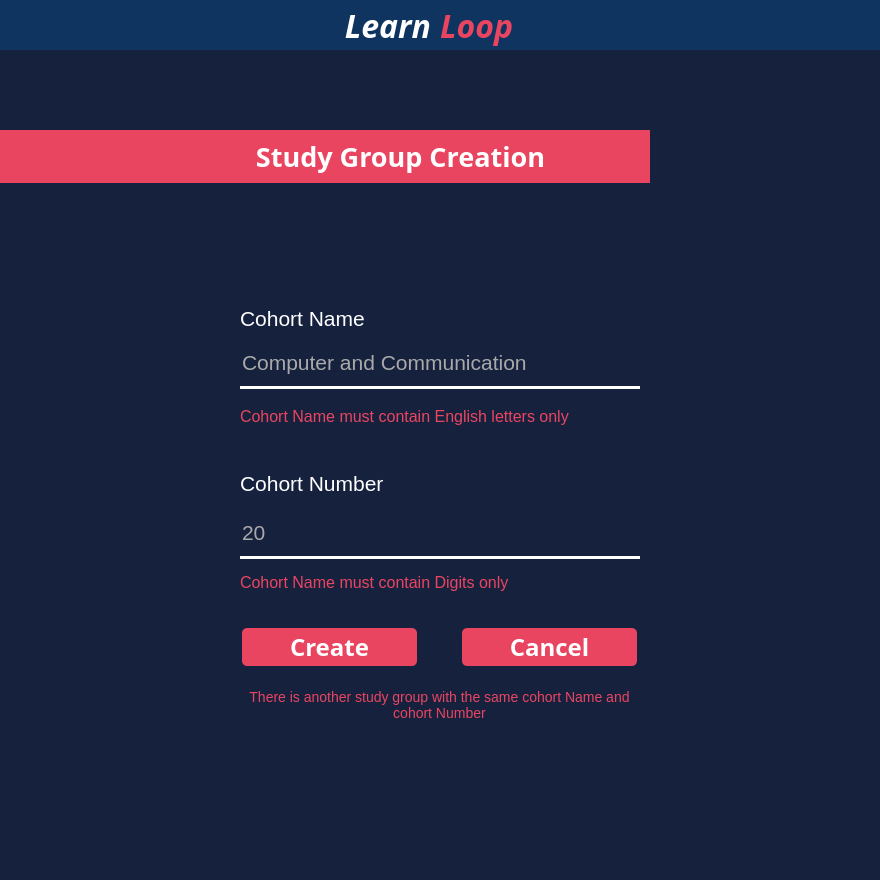
<?xml version="1.0" encoding="UTF-8"?>
<ui version="4.0">
 <class>MainWindow</class>
 <widget class="QMainWindow" name="MainWindow">
  <property name="geometry">
   <rect>
    <x>0</x>
    <y>0</y>
    <width>880</width>
    <height>880</height>
   </rect>
  </property>
  <property name="minimumSize">
   <size>
    <width>880</width>
    <height>880</height>
   </size>
  </property>
  <property name="windowTitle">
   <string>MainWindow</string>
  </property>
  <property name="styleSheet">
   <string notr="true">background: #16213E;
</string>
  </property>
  <widget class="QWidget" name="centralwidget">
   <layout class="QVBoxLayout" name="verticalLayout">
    <property name="spacing">
     <number>0</number>
    </property>
    <property name="leftMargin">
     <number>0</number>
    </property>
    <property name="topMargin">
     <number>0</number>
    </property>
    <property name="rightMargin">
     <number>0</number>
    </property>
    <property name="bottomMargin">
     <number>0</number>
    </property>
    <item>
     <widget class="QFrame" name="header">
      <property name="minimumSize">
       <size>
        <width>0</width>
        <height>50</height>
       </size>
      </property>
      <property name="maximumSize">
       <size>
        <width>16777215</width>
        <height>50</height>
       </size>
      </property>
      <property name="styleSheet">
       <string notr="true">background: #0F3460</string>
      </property>
      <layout class="QHBoxLayout" name="horizontalLayout">
       <property name="spacing">
        <number>0</number>
       </property>
       <property name="leftMargin">
        <number>10</number>
       </property>
       <property name="topMargin">
        <number>0</number>
       </property>
       <property name="rightMargin">
        <number>20</number>
       </property>
       <property name="bottomMargin">
        <number>0</number>
       </property>
       <item alignment="Qt::AlignLeft">
        <widget class="QFrame" name="ControlButtons">
         <layout class="QHBoxLayout" name="horizontalLayout_6">
          <property name="spacing">
           <number>15</number>
          </property>
          <property name="leftMargin">
           <number>0</number>
          </property>
          <property name="topMargin">
           <number>0</number>
          </property>
          <property name="rightMargin">
           <number>0</number>
          </property>
          <property name="bottomMargin">
           <number>0</number>
          </property>
          <item>
           <widget class="QPushButton" name="close">
            <property name="minimumSize">
             <size>
              <width>20</width>
              <height>26</height>
             </size>
            </property>
            <property name="maximumSize">
             <size>
              <width>26</width>
              <height>26</height>
             </size>
            </property>
            <property name="cursor">
             <cursorShape>PointingHandCursor</cursorShape>
            </property>
            <property name="styleSheet">
             <string notr="true">QPushButton::hover{
	background-color: #E94560;
	border-radius: 12px;
}</string>
            </property>
            <property name="text">
             <string/>
            </property>
            <property name="icon">
             <iconset resource="../Images.qrc">
              <normaloff>:/Controles/Images/close.png</normaloff>:/Controles/Images/close.png</iconset>
            </property>
            <property name="iconSize">
             <size>
              <width>12</width>
              <height>14</height>
             </size>
            </property>
            <property name="shortcut">
             <string>Ctrl+F4</string>
            </property>
            <property name="flat">
             <bool>true</bool>
            </property>
           </widget>
          </item>
          <item>
           <widget class="QPushButton" name="expand">
            <property name="minimumSize">
             <size>
              <width>26</width>
              <height>26</height>
             </size>
            </property>
            <property name="maximumSize">
             <size>
              <width>26</width>
              <height>26</height>
             </size>
            </property>
            <property name="cursor">
             <cursorShape>PointingHandCursor</cursorShape>
            </property>
            <property name="styleSheet">
             <string notr="true">QPushButton::hover{
	background-color: #E94560;
	border-radius: 12px;
}</string>
            </property>
            <property name="text">
             <string/>
            </property>
            <property name="icon">
             <iconset resource="../Images.qrc">
              <normaloff>:/Controles/Images/expand-arrows.png</normaloff>:/Controles/Images/expand-arrows.png</iconset>
            </property>
            <property name="iconSize">
             <size>
              <width>20</width>
              <height>25</height>
             </size>
            </property>
            <property name="shortcut">
             <string>Ctrl+E</string>
            </property>
            <property name="flat">
             <bool>true</bool>
            </property>
           </widget>
          </item>
          <item>
           <widget class="QPushButton" name="minimize">
            <property name="minimumSize">
             <size>
              <width>26</width>
              <height>26</height>
             </size>
            </property>
            <property name="maximumSize">
             <size>
              <width>26</width>
              <height>26</height>
             </size>
            </property>
            <property name="cursor">
             <cursorShape>PointingHandCursor</cursorShape>
            </property>
            <property name="styleSheet">
             <string notr="true">QPushButton::hover{
	background-color: #E94560;
	border-radius: 12px;
}</string>
            </property>
            <property name="text">
             <string/>
            </property>
            <property name="icon">
             <iconset resource="../Images.qrc">
              <normaloff>:/Controles/Images/minimize-sign.png</normaloff>:/Controles/Images/minimize-sign.png</iconset>
            </property>
            <property name="iconSize">
             <size>
              <width>13</width>
              <height>16</height>
             </size>
            </property>
            <property name="shortcut">
             <string>Ctrl+M</string>
            </property>
            <property name="flat">
             <bool>true</bool>
            </property>
           </widget>
          </item>
         </layout>
        </widget>
       </item>
       <item>
        <widget class="QFrame" name="Logo">
         <property name="maximumSize">
          <size>
           <width>16777215</width>
           <height>16777215</height>
          </size>
         </property>
         <layout class="QHBoxLayout" name="horizontalLayout_2">
          <property name="spacing">
           <number>9</number>
          </property>
          <property name="leftMargin">
           <number>0</number>
          </property>
          <property name="topMargin">
           <number>0</number>
          </property>
          <property name="rightMargin">
           <number>0</number>
          </property>
          <property name="bottomMargin">
           <number>0</number>
          </property>
          <item>
           <widget class="QLabel" name="Learn">
            <property name="font">
             <font>
              <family>Ubuntu Condensed</family>
              <pointsize>24</pointsize>
              <weight>75</weight>
              <italic>true</italic>
              <bold>true</bold>
             </font>
            </property>
            <property name="styleSheet">
             <string notr="true">color: white</string>
            </property>
            <property name="text">
             <string>Learn</string>
            </property>
            <property name="alignment">
             <set>Qt::AlignRight|Qt::AlignTrailing|Qt::AlignVCenter</set>
            </property>
            <property name="wordWrap">
             <bool>false</bool>
            </property>
           </widget>
          </item>
          <item>
           <widget class="QLabel" name="Loop">
            <property name="font">
             <font>
              <family>Ubuntu Condensed</family>
              <pointsize>24</pointsize>
              <weight>75</weight>
              <italic>true</italic>
              <bold>true</bold>
             </font>
            </property>
            <property name="styleSheet">
             <string notr="true">color: #E94560</string>
            </property>
            <property name="text">
             <string>Loop</string>
            </property>
           </widget>
          </item>
         </layout>
        </widget>
       </item>
       <item alignment="Qt::AlignRight">
        <widget class="QFrame" name="ProfilePhotoAndSettings">
         <property name="maximumSize">
          <size>
           <width>16777215</width>
           <height>16777215</height>
          </size>
         </property>
         <layout class="QHBoxLayout" name="horizontalLayout_4">
          <property name="spacing">
           <number>20</number>
          </property>
          <property name="leftMargin">
           <number>0</number>
          </property>
          <property name="topMargin">
           <number>0</number>
          </property>
          <property name="rightMargin">
           <number>0</number>
          </property>
          <property name="bottomMargin">
           <number>0</number>
          </property>
         </layout>
        </widget>
       </item>
      </layout>
     </widget>
    </item>
    <item>
     <widget class="QFrame" name="mainPage">
      <property name="maximumSize">
       <size>
        <width>16777215</width>
        <height>16777215</height>
       </size>
      </property>
      <property name="styleSheet">
       <string notr="true">border: none;</string>
      </property>
      <property name="frameShape">
       <enum>QFrame::StyledPanel</enum>
      </property>
      <property name="frameShadow">
       <enum>QFrame::Raised</enum>
      </property>
      <layout class="QVBoxLayout" name="verticalLayout_9">
       <property name="spacing">
        <number>10</number>
       </property>
       <property name="leftMargin">
        <number>0</number>
       </property>
       <property name="topMargin">
        <number>80</number>
       </property>
       <property name="rightMargin">
        <number>0</number>
       </property>
       <property name="bottomMargin">
        <number>0</number>
       </property>
       <item alignment="Qt::AlignLeft">
        <widget class="QFrame" name="SecondHeader">
         <property name="maximumSize">
          <size>
           <width>16777215</width>
           <height>53</height>
          </size>
         </property>
         <property name="frameShape">
          <enum>QFrame::StyledPanel</enum>
         </property>
         <property name="frameShadow">
          <enum>QFrame::Raised</enum>
         </property>
         <layout class="QHBoxLayout" name="horizontalLayout_13">
          <property name="spacing">
           <number>0</number>
          </property>
          <property name="leftMargin">
           <number>0</number>
          </property>
          <property name="topMargin">
           <number>0</number>
          </property>
          <property name="rightMargin">
           <number>0</number>
          </property>
          <property name="bottomMargin">
           <number>0</number>
          </property>
          <item>
           <widget class="QFrame" name="logo_2">
            <property name="minimumSize">
             <size>
              <width>650</width>
              <height>53</height>
             </size>
            </property>
            <property name="maximumSize">
             <size>
              <width>16777215</width>
              <height>53</height>
             </size>
            </property>
            <property name="sizeIncrement">
             <size>
              <width>0</width>
              <height>0</height>
             </size>
            </property>
            <property name="baseSize">
             <size>
              <width>0</width>
              <height>0</height>
             </size>
            </property>
            <property name="styleSheet">
             <string notr="true">

background: #E94560</string>
            </property>
            <property name="frameShape">
             <enum>QFrame::StyledPanel</enum>
            </property>
            <property name="frameShadow">
             <enum>QFrame::Raised</enum>
            </property>
            <layout class="QVBoxLayout" name="verticalLayout_16">
             <property name="spacing">
              <number>0</number>
             </property>
             <property name="leftMargin">
              <number>0</number>
             </property>
             <property name="topMargin">
              <number>0</number>
             </property>
             <property name="rightMargin">
              <number>105</number>
             </property>
             <property name="bottomMargin">
              <number>0</number>
             </property>
             <item alignment="Qt::AlignRight">
              <widget class="QLabel" name="label_14">
               <property name="minimumSize">
                <size>
                 <width>433</width>
                 <height>34</height>
                </size>
               </property>
               <property name="maximumSize">
                <size>
                 <width>433</width>
                 <height>37</height>
                </size>
               </property>
               <property name="font">
                <font>
                 <family>Ubuntu Condensed</family>
                 <pointsize>20</pointsize>
                 <weight>75</weight>
                 <bold>true</bold>
                </font>
               </property>
               <property name="styleSheet">
                <string notr="true">

color: #FFFFFF;</string>
               </property>
               <property name="text">
                <string>Study Group Creation</string>
               </property>
               <property name="alignment">
                <set>Qt::AlignRight|Qt::AlignTrailing|Qt::AlignVCenter</set>
               </property>
              </widget>
             </item>
            </layout>
           </widget>
          </item>
         </layout>
        </widget>
       </item>
       <item>
        <widget class="QFrame" name="page">
         <property name="minimumSize">
          <size>
           <width>0</width>
           <height>0</height>
          </size>
         </property>
         <property name="maximumSize">
          <size>
           <width>16777215</width>
           <height>16777215</height>
          </size>
         </property>
         <property name="sizeIncrement">
          <size>
           <width>2</width>
           <height>0</height>
          </size>
         </property>
         <property name="styleSheet">
          <string notr="true"/>
         </property>
         <property name="frameShape">
          <enum>QFrame::StyledPanel</enum>
         </property>
         <property name="frameShadow">
          <enum>QFrame::Raised</enum>
         </property>
         <layout class="QVBoxLayout" name="verticalLayout_10">
          <property name="spacing">
           <number>10</number>
          </property>
          <property name="leftMargin">
           <number>0</number>
          </property>
          <property name="topMargin">
           <number>0</number>
          </property>
          <property name="rightMargin">
           <number>0</number>
          </property>
          <property name="bottomMargin">
           <number>0</number>
          </property>
          <item>
           <spacer name="verticalSpacer">
            <property name="orientation">
             <enum>Qt::Vertical</enum>
            </property>
            <property name="sizeHint" stdset="0">
             <size>
              <width>20</width>
              <height>40</height>
             </size>
            </property>
           </spacer>
          </item>
          <item alignment="Qt::AlignHCenter">
           <widget class="QFrame" name="phone_ID_2">
            <property name="minimumSize">
             <size>
              <width>0</width>
              <height>150</height>
             </size>
            </property>
            <property name="maximumSize">
             <size>
              <width>16777215</width>
              <height>150</height>
             </size>
            </property>
            <property name="styleSheet">
             <string notr="true"/>
            </property>
            <property name="frameShape">
             <enum>QFrame::StyledPanel</enum>
            </property>
            <property name="frameShadow">
             <enum>QFrame::Raised</enum>
            </property>
            <property name="lineWidth">
             <number>1</number>
            </property>
            <layout class="QVBoxLayout" name="verticalLayout_6">
             <property name="spacing">
              <number>0</number>
             </property>
             <property name="leftMargin">
              <number>0</number>
             </property>
             <property name="topMargin">
              <number>0</number>
             </property>
             <property name="rightMargin">
              <number>0</number>
             </property>
             <property name="bottomMargin">
              <number>0</number>
             </property>
             <item>
              <widget class="QFrame" name="phonenum_2">
               <property name="minimumSize">
                <size>
                 <width>400</width>
                 <height>150</height>
                </size>
               </property>
               <property name="maximumSize">
                <size>
                 <width>400</width>
                 <height>150</height>
                </size>
               </property>
               <property name="styleSheet">
                <string notr="true"/>
               </property>
               <property name="frameShape">
                <enum>QFrame::StyledPanel</enum>
               </property>
               <property name="frameShadow">
                <enum>QFrame::Raised</enum>
               </property>
               <layout class="QVBoxLayout" name="verticalLayout_7">
                <property name="spacing">
                 <number>0</number>
                </property>
                <property name="leftMargin">
                 <number>0</number>
                </property>
                <property name="topMargin">
                 <number>0</number>
                </property>
                <property name="rightMargin">
                 <number>0</number>
                </property>
                <property name="bottomMargin">
                 <number>0</number>
                </property>
                <item>
                 <widget class="QLabel" name="label_4">
                  <property name="minimumSize">
                   <size>
                    <width>144</width>
                    <height>22</height>
                   </size>
                  </property>
                  <property name="maximumSize">
                   <size>
                    <width>144</width>
                    <height>22</height>
                   </size>
                  </property>
                  <property name="font">
                   <font>
                    <pointsize>16</pointsize>
                    <weight>50</weight>
                    <italic>false</italic>
                    <bold>false</bold>
                   </font>
                  </property>
                  <property name="styleSheet">
                   <string notr="true">
color: #FFFFFF</string>
                  </property>
                  <property name="text">
                   <string>Cohort Name</string>
                  </property>
                 </widget>
                </item>
                <item>
                 <widget class="QLineEdit" name="lineEdit_6">
                  <property name="minimumSize">
                   <size>
                    <width>243</width>
                    <height>50</height>
                   </size>
                  </property>
                  <property name="maximumSize">
                   <size>
                    <width>16777215</width>
                    <height>16777215</height>
                   </size>
                  </property>
                  <property name="font">
                   <font>
                    <pointsize>16</pointsize>
                   </font>
                  </property>
                  <property name="styleSheet">
                   <string notr="true"> border-width: 3px; border-style: solid; border-color:white;border-top-style:none;
border-left-style:none; border-right-style:none;
color: #A9A9A9;
</string>
                  </property>
                  <property name="text">
                   <string>Computer and Communication </string>
                  </property>
                  <property name="alignment">
                   <set>Qt::AlignLeading|Qt::AlignLeft|Qt::AlignVCenter</set>
                  </property>
                 </widget>
                </item>
                <item>
                 <widget class="QLabel" name="label_8">
                  <property name="minimumSize">
                   <size>
                    <width>395</width>
                    <height>28</height>
                   </size>
                  </property>
                  <property name="maximumSize">
                   <size>
                    <width>395</width>
                    <height>35</height>
                   </size>
                  </property>
                  <property name="font">
                   <font>
                    <pointsize>12</pointsize>
                   </font>
                  </property>
                  <property name="styleSheet">
                   <string notr="true">
color: #E94560;</string>
                  </property>
                  <property name="text">
                   <string>Cohort Name must contain English letters only </string>
                  </property>
                  <property name="wordWrap">
                   <bool>true</bool>
                  </property>
                 </widget>
                </item>
               </layout>
              </widget>
             </item>
            </layout>
           </widget>
          </item>
          <item alignment="Qt::AlignHCenter">
           <widget class="QFrame" name="frame_11">
            <property name="minimumSize">
             <size>
              <width>0</width>
              <height>150</height>
             </size>
            </property>
            <property name="maximumSize">
             <size>
              <width>16777215</width>
              <height>150</height>
             </size>
            </property>
            <property name="styleSheet">
             <string notr="true"/>
            </property>
            <property name="frameShape">
             <enum>QFrame::StyledPanel</enum>
            </property>
            <property name="frameShadow">
             <enum>QFrame::Raised</enum>
            </property>
            <layout class="QHBoxLayout" name="horizontalLayout_8">
             <property name="spacing">
              <number>0</number>
             </property>
             <property name="leftMargin">
              <number>0</number>
             </property>
             <property name="topMargin">
              <number>0</number>
             </property>
             <property name="rightMargin">
              <number>0</number>
             </property>
             <property name="bottomMargin">
              <number>0</number>
             </property>
             <item alignment="Qt::AlignHCenter">
              <widget class="QFrame" name="DOB_2">
               <property name="minimumSize">
                <size>
                 <width>0</width>
                 <height>150</height>
                </size>
               </property>
               <property name="maximumSize">
                <size>
                 <width>16777215</width>
                 <height>150</height>
                </size>
               </property>
               <property name="styleSheet">
                <string notr="true"/>
               </property>
               <property name="frameShape">
                <enum>QFrame::StyledPanel</enum>
               </property>
               <property name="frameShadow">
                <enum>QFrame::Raised</enum>
               </property>
               <layout class="QVBoxLayout" name="verticalLayout_8">
                <property name="spacing">
                 <number>0</number>
                </property>
                <property name="leftMargin">
                 <number>0</number>
                </property>
                <property name="topMargin">
                 <number>0</number>
                </property>
                <property name="rightMargin">
                 <number>0</number>
                </property>
                <property name="bottomMargin">
                 <number>0</number>
                </property>
                <item>
                 <widget class="QLabel" name="label_11">
                  <property name="minimumSize">
                   <size>
                    <width>386</width>
                    <height>22</height>
                   </size>
                  </property>
                  <property name="maximumSize">
                   <size>
                    <width>200</width>
                    <height>22</height>
                   </size>
                  </property>
                  <property name="font">
                   <font>
                    <pointsize>16</pointsize>
                    <weight>50</weight>
                    <italic>false</italic>
                    <bold>false</bold>
                   </font>
                  </property>
                  <property name="styleSheet">
                   <string notr="true">
color: #FFFFFF;</string>
                  </property>
                  <property name="text">
                   <string>Cohort Number</string>
                  </property>
                 </widget>
                </item>
                <item>
                 <widget class="QLineEdit" name="lineEdit_8">
                  <property name="minimumSize">
                   <size>
                    <width>400</width>
                    <height>50</height>
                   </size>
                  </property>
                  <property name="maximumSize">
                   <size>
                    <width>400</width>
                    <height>50</height>
                   </size>
                  </property>
                  <property name="font">
                   <font>
                    <pointsize>16</pointsize>
                   </font>
                  </property>
                  <property name="styleSheet">
                   <string notr="true"> border-width: 3px; border-style: solid; border-color:white;border-top-style:none;
border-left-style:none; border-right-style:none;
color: #A9A9A9;
</string>
                  </property>
                  <property name="text">
                   <string>20</string>
                  </property>
                  <property name="alignment">
                   <set>Qt::AlignLeading|Qt::AlignLeft|Qt::AlignVCenter</set>
                  </property>
                 </widget>
                </item>
                <item>
                 <widget class="QLabel" name="label_5">
                  <property name="minimumSize">
                   <size>
                    <width>395</width>
                    <height>17</height>
                   </size>
                  </property>
                  <property name="maximumSize">
                   <size>
                    <width>395</width>
                    <height>17</height>
                   </size>
                  </property>
                  <property name="font">
                   <font>
                    <pointsize>12</pointsize>
                   </font>
                  </property>
                  <property name="styleSheet">
                   <string notr="true">
color: #E94560;</string>
                  </property>
                  <property name="text">
                   <string>Cohort Name must contain Digits only </string>
                  </property>
                 </widget>
                </item>
               </layout>
              </widget>
             </item>
            </layout>
           </widget>
          </item>
          <item alignment="Qt::AlignHCenter">
           <widget class="QFrame" name="frame_10">
            <property name="minimumSize">
             <size>
              <width>0</width>
              <height>60</height>
             </size>
            </property>
            <property name="maximumSize">
             <size>
              <width>16777215</width>
              <height>60</height>
             </size>
            </property>
            <property name="styleSheet">
             <string notr="true"/>
            </property>
            <property name="frameShape">
             <enum>QFrame::StyledPanel</enum>
            </property>
            <property name="frameShadow">
             <enum>QFrame::Raised</enum>
            </property>
            <layout class="QHBoxLayout" name="horizontalLayout_12">
             <property name="spacing">
              <number>45</number>
             </property>
             <property name="leftMargin">
              <number>0</number>
             </property>
             <property name="topMargin">
              <number>0</number>
             </property>
             <property name="rightMargin">
              <number>0</number>
             </property>
             <property name="bottomMargin">
              <number>0</number>
             </property>
             <item>
              <widget class="QPushButton" name="pushButton_4">
               <property name="minimumSize">
                <size>
                 <width>175</width>
                 <height>38</height>
                </size>
               </property>
               <property name="maximumSize">
                <size>
                 <width>175</width>
                 <height>38</height>
                </size>
               </property>
               <property name="font">
                <font>
                 <family>Ubuntu Condensed</family>
                 <pointsize>18</pointsize>
                 <weight>75</weight>
                 <italic>false</italic>
                 <bold>true</bold>
                </font>
               </property>
               <property name="cursor">
                <cursorShape>PointingHandCursor</cursorShape>
               </property>
               <property name="styleSheet">
                <string notr="true">

background: #E94560;
border-radius: 5px;


color: #FFFFFF;
</string>
               </property>
               <property name="text">
                <string>Create</string>
               </property>
              </widget>
             </item>
             <item>
              <widget class="QPushButton" name="pushButton_5">
               <property name="minimumSize">
                <size>
                 <width>175</width>
                 <height>38</height>
                </size>
               </property>
               <property name="maximumSize">
                <size>
                 <width>175</width>
                 <height>38</height>
                </size>
               </property>
               <property name="font">
                <font>
                 <family>Ubuntu Condensed</family>
                 <pointsize>18</pointsize>
                 <weight>75</weight>
                 <italic>false</italic>
                 <bold>true</bold>
                </font>
               </property>
               <property name="cursor">
                <cursorShape>PointingHandCursor</cursorShape>
               </property>
               <property name="styleSheet">
                <string notr="true">
background: #E94560;
border-radius: 5px;



color: #FFFFFF;
</string>
               </property>
               <property name="text">
                <string>Cancel</string>
               </property>
              </widget>
             </item>
            </layout>
           </widget>
          </item>
          <item alignment="Qt::AlignHCenter">
           <widget class="QLabel" name="label">
            <property name="minimumSize">
             <size>
              <width>395</width>
              <height>35</height>
             </size>
            </property>
            <property name="maximumSize">
             <size>
              <width>395</width>
              <height>35</height>
             </size>
            </property>
            <property name="styleSheet">
             <string notr="true">position: absolute;
width: 395.01px;
height: 15.22px;

font-family: 'Outfit';
font-style: normal;
font-weight: 400;
font-size: 14px;
line-height: 18px;
display: flex;
align-items: center;
text-align: center;
letter-spacing: 0.11em;

color: #E94560;</string>
            </property>
            <property name="text">
             <string>There is another study group with the same cohort Name and cohort Number</string>
            </property>
            <property name="alignment">
             <set>Qt::AlignCenter</set>
            </property>
            <property name="wordWrap">
             <bool>true</bool>
            </property>
           </widget>
          </item>
          <item alignment="Qt::AlignHCenter">
           <widget class="QFrame" name="frame_12">
            <property name="minimumSize">
             <size>
              <width>0</width>
              <height>30</height>
             </size>
            </property>
            <property name="maximumSize">
             <size>
              <width>16777215</width>
              <height>30</height>
             </size>
            </property>
            <property name="styleSheet">
             <string notr="true"/>
            </property>
            <property name="frameShape">
             <enum>QFrame::StyledPanel</enum>
            </property>
            <property name="frameShadow">
             <enum>QFrame::Raised</enum>
            </property>
            <layout class="QHBoxLayout" name="horizontalLayout_11">
             <property name="spacing">
              <number>0</number>
             </property>
             <property name="leftMargin">
              <number>0</number>
             </property>
             <property name="topMargin">
              <number>0</number>
             </property>
             <property name="rightMargin">
              <number>0</number>
             </property>
             <property name="bottomMargin">
              <number>0</number>
             </property>
            </layout>
           </widget>
          </item>
          <item>
           <spacer name="verticalSpacer_2">
            <property name="orientation">
             <enum>Qt::Vertical</enum>
            </property>
            <property name="sizeHint" stdset="0">
             <size>
              <width>20</width>
              <height>40</height>
             </size>
            </property>
           </spacer>
          </item>
         </layout>
        </widget>
       </item>
      </layout>
     </widget>
    </item>
    <item>
     <widget class="QFrame" name="size_grip">
      <property name="minimumSize">
       <size>
        <width>0</width>
        <height>15</height>
       </size>
      </property>
      <property name="maximumSize">
       <size>
        <width>16777215</width>
        <height>15</height>
       </size>
      </property>
      <property name="styleSheet">
       <string notr="true">border: none;</string>
      </property>
      <property name="frameShape">
       <enum>QFrame::StyledPanel</enum>
      </property>
      <property name="frameShadow">
       <enum>QFrame::Raised</enum>
      </property>
     </widget>
    </item>
   </layout>
  </widget>
 </widget>
 <resources>
  <include location="../Images.qrc"/>
 </resources>
 <connections/>
</ui>
